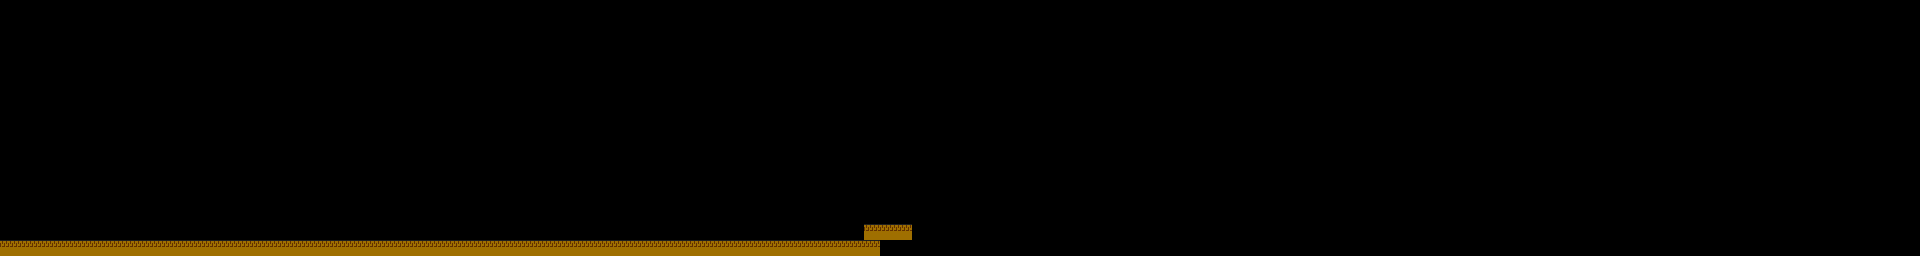

Rendered tile map (Tiled .tmx) drawn with the repository's tilesets; below, a short description and the full map source, tile grids included:
An orthogonal 120x16 tile map with 16x16 px tiles, 1 tile layer (Tiles), 2 tilesets and 1 object.

<map version="1.2" tiledversion="1.2.1" orientation="orthogonal" renderorder="right-down" width="120" height="16" tilewidth="16" tileheight="16" infinite="0" nextlayerid="5" nextobjectid="124">
 <tileset firstgid="1" name="marker" tilewidth="16" tileheight="16" tilecount="16" columns="4">
  <image source="marker.png" width="64" height="64" />
  <tile id="0">
   <properties>
    <property name="type" value="player" />
   </properties>
  </tile>
  <tile id="1">
   <properties>
    <property name="type" value="npc" />
   </properties>
  </tile>
  <tile id="2">
   <properties>
    <property name="type" value="enemy" />
   </properties>
  </tile>
  <tile id="3">
   <properties>
    <property name="type" value="checkpoint" />
   </properties>
  </tile>
 </tileset>
 <tileset firstgid="17" name="background_tiles2" tilewidth="16" tileheight="16" tilecount="24" columns="8">
  <image source="background_tiles-spinne.png" width="128" height="48" />
  <tile id="6">
   <properties>
    <property name="type" value="Boden" />
   </properties>
  </tile>
  <tile id="8">
   <properties>
    <property name="type" value="platform" />
   </properties>
  </tile>
  <tile id="9">
   <properties>
    <property name="type" value="platform" />
   </properties>
  </tile>
  <tile id="10">
   <properties>
    <property name="type" value="platform" />
   </properties>
  </tile>
  <tile id="11">
   <properties>
    <property name="type" value="Boden" />
   </properties>
  </tile>
  <tile id="12">
   <properties>
    <property name="type" value="Boden" />
   </properties>
  </tile>
  <tile id="13">
   <properties>
    <property name="type" value="Boden" />
   </properties>
  </tile>
  <tile id="14">
   <properties>
    <property name="type" value="Boden" />
   </properties>
  </tile>
  <tile id="15">
   <properties>
    <property name="type" value="Boden" />
   </properties>
  </tile>
  <tile id="16">
   <properties>
    <property name="type" value="Boden" />
   </properties>
  </tile>
  <tile id="17">
   <properties>
    <property name="type" value="Boden" />
   </properties>
  </tile>
 </tileset>
 <layer id="1" name="Tiles" width="120" height="16">
  <data encoding="csv">
0,0,0,0,0,0,0,0,0,0,0,0,0,0,0,0,0,0,0,0,0,0,0,0,0,0,0,0,0,0,0,0,0,0,0,0,0,0,0,0,0,0,0,0,0,0,0,0,0,0,0,0,0,0,0,0,0,0,0,0,0,0,0,0,0,0,0,0,0,0,0,0,0,0,0,0,0,0,0,0,0,0,0,0,0,0,0,0,0,0,0,0,0,0,0,0,0,0,0,0,0,0,0,0,0,0,0,0,0,0,0,0,0,0,0,0,0,0,0,0,
0,0,0,0,0,0,0,0,0,0,0,0,0,0,0,0,0,0,0,0,0,0,0,0,0,0,0,0,0,0,0,0,0,0,0,0,0,0,0,0,0,0,0,0,0,0,0,0,0,0,0,0,0,0,0,0,0,0,0,0,0,0,0,0,0,0,0,0,0,0,0,0,0,0,0,0,0,0,0,0,0,0,0,0,0,0,0,0,0,0,0,0,0,0,0,0,0,0,0,0,0,0,0,0,0,0,0,0,0,0,0,0,0,0,0,0,0,0,0,0,
0,0,0,0,0,0,0,0,0,0,0,0,0,0,0,0,0,0,0,0,0,0,0,0,0,0,0,0,0,0,0,0,0,0,0,0,0,0,0,0,0,0,0,0,0,0,0,0,0,0,0,0,0,0,0,0,0,0,0,0,0,0,0,0,0,0,0,0,0,0,0,0,0,0,0,0,0,0,0,0,0,0,0,0,0,0,0,0,0,0,0,0,0,0,0,0,0,0,0,0,0,0,0,0,0,0,0,0,0,0,0,0,0,0,0,0,0,0,0,0,
0,0,0,0,0,0,0,0,0,0,0,0,0,0,0,0,0,0,0,0,0,0,0,0,0,0,0,0,0,0,0,0,0,0,0,0,0,0,0,0,0,0,0,0,0,0,0,0,0,0,0,0,0,0,0,0,0,0,0,0,0,0,0,0,0,0,0,0,0,0,0,0,0,0,0,0,0,0,0,0,0,0,0,0,0,0,0,0,0,0,0,0,0,0,0,0,0,0,0,0,0,0,0,0,0,0,0,0,0,0,0,0,0,0,0,0,0,0,0,0,
0,0,0,0,0,0,0,0,0,0,0,0,0,0,0,0,0,0,0,0,0,0,0,0,0,0,0,0,0,0,0,0,0,0,0,0,0,0,0,0,0,0,0,0,0,0,0,0,0,0,0,0,0,0,0,0,0,0,0,0,0,0,0,0,0,0,0,0,0,0,0,0,0,0,0,0,0,0,0,0,0,0,0,0,0,0,0,0,0,0,0,0,0,0,0,0,0,0,0,0,0,0,0,0,0,0,0,0,0,0,0,0,0,0,0,0,0,0,0,0,
0,0,0,0,0,0,0,0,0,0,0,0,0,0,0,0,0,0,0,0,0,0,0,0,0,0,0,0,0,0,0,0,0,0,0,0,0,0,0,0,0,0,0,0,0,0,0,0,0,0,0,0,0,0,0,0,0,0,0,0,0,0,0,0,0,0,0,0,0,0,0,0,0,0,0,0,0,0,0,0,0,0,0,0,0,0,0,0,0,0,0,0,0,0,0,0,0,0,0,0,0,0,0,0,0,0,0,0,0,0,0,0,0,0,0,0,0,0,0,0,
0,0,0,0,0,0,0,0,0,0,0,0,0,0,0,0,0,0,0,0,0,0,0,0,0,0,0,0,0,0,0,0,0,0,0,0,0,0,0,0,0,0,0,0,0,0,0,0,0,0,0,0,0,0,0,0,0,0,0,0,0,0,0,0,0,0,0,0,0,0,0,0,0,0,0,0,0,0,0,0,0,0,0,0,0,0,0,0,0,0,0,0,0,0,0,0,0,0,0,0,0,0,0,0,0,0,0,0,0,0,0,0,0,0,0,0,0,0,0,0,
0,0,0,0,0,0,0,0,0,0,0,0,0,0,0,0,0,0,0,0,0,0,0,0,0,0,0,0,0,0,0,0,0,0,0,0,0,0,0,0,0,0,0,0,0,0,0,0,0,0,0,0,0,0,0,0,0,0,0,0,0,0,0,0,0,0,0,0,0,0,0,0,0,0,0,0,0,0,0,0,0,0,0,0,0,0,0,0,0,0,0,0,0,0,0,0,0,0,0,0,0,0,0,0,0,0,0,0,0,0,0,0,0,0,0,0,0,0,0,0,
0,0,0,0,0,0,0,0,0,0,0,0,0,0,0,0,0,0,0,0,0,0,0,0,0,0,0,0,0,0,0,0,0,0,0,0,0,0,0,0,0,0,0,0,0,0,0,0,0,0,0,0,0,0,0,0,0,0,0,0,0,0,0,0,0,0,0,0,0,0,0,0,0,0,0,0,0,0,0,0,0,0,0,0,0,0,0,0,0,0,0,0,0,0,0,0,0,0,0,0,0,0,0,0,0,0,0,0,0,0,0,0,0,0,0,0,0,0,0,0,
0,0,0,0,0,0,0,0,0,0,0,0,0,0,0,0,0,0,0,0,0,0,0,0,0,0,0,0,0,0,0,0,0,0,0,0,0,0,0,0,0,0,0,0,0,0,0,0,0,0,0,0,0,0,0,0,0,0,0,0,0,0,0,0,0,0,0,0,0,0,0,0,0,0,0,0,0,0,0,0,0,0,0,0,0,0,0,0,0,0,0,0,0,0,0,0,0,0,0,0,0,0,0,0,0,0,0,0,0,0,0,0,0,0,0,0,0,0,0,0,
0,0,0,0,0,0,0,0,0,0,0,0,0,0,0,0,0,0,0,0,0,0,0,0,0,0,0,0,0,0,0,0,0,0,0,0,0,0,0,0,0,0,0,0,0,0,0,0,0,0,0,0,0,0,0,0,0,0,0,0,0,0,0,0,0,0,0,0,0,0,0,0,0,0,0,0,0,0,0,0,0,0,0,0,0,0,0,0,0,0,0,0,0,0,0,0,0,0,0,0,0,0,0,0,0,0,0,0,0,0,0,0,0,0,0,0,0,0,0,0,
0,0,0,0,0,0,0,0,0,0,0,0,0,0,0,0,0,0,0,0,0,0,0,0,0,0,0,0,0,0,0,0,0,0,0,0,0,0,0,0,0,0,0,0,0,0,0,0,0,0,0,0,0,0,0,0,0,0,0,0,0,0,0,0,0,0,0,0,0,0,0,0,0,0,0,0,0,0,0,0,0,0,0,0,0,0,0,0,0,0,0,0,0,0,0,0,0,0,0,0,0,0,0,0,0,0,0,0,0,0,0,0,0,0,0,0,0,0,0,0,
0,0,0,0,0,0,0,0,0,0,0,0,0,0,0,0,0,0,0,0,0,0,0,0,0,0,0,0,0,0,0,0,0,0,0,0,0,0,0,0,0,0,0,0,0,0,0,0,0,0,0,0,0,0,0,0,0,0,0,0,0,0,0,0,0,0,0,0,0,0,0,0,0,0,0,0,0,0,0,0,0,0,0,0,0,0,0,0,0,0,0,0,0,0,0,0,0,0,0,0,0,0,0,0,0,0,0,0,0,0,0,0,0,0,0,0,0,0,0,0,
0,0,0,0,0,0,0,0,0,0,0,0,0,0,0,0,0,0,0,0,0,0,0,0,0,0,0,0,0,0,0,0,0,0,0,0,0,0,0,0,0,0,0,0,0,0,0,0,0,0,0,0,0,0,0,0,0,0,0,0,0,0,0,0,0,0,0,0,0,0,0,0,0,0,0,0,0,0,0,0,0,0,0,0,0,0,0,0,0,0,0,0,0,0,0,0,0,0,0,0,0,0,0,0,0,0,0,0,0,0,0,0,0,0,0,0,0,0,0,0,
0,0,0,0,0,0,0,0,0,0,0,0,0,0,0,0,0,0,0,0,0,0,0,0,0,0,0,0,0,0,0,0,0,0,0,0,0,0,0,0,0,0,0,0,0,0,0,0,0,0,0,0,0,0,23,23,23,0,0,0,0,0,0,0,0,0,0,0,0,0,0,0,0,0,0,0,0,0,0,0,0,0,0,0,0,0,0,0,0,0,0,0,0,0,0,0,0,0,0,0,0,0,0,0,0,0,0,0,0,0,0,0,0,0,0,0,0,0,0,0,
23,23,23,23,23,23,23,23,23,23,23,23,23,23,23,23,23,23,23,23,23,23,23,23,23,23,23,23,23,23,23,23,23,23,23,23,23,23,23,23,23,23,23,23,23,23,23,23,23,23,23,23,23,23,23,0,0,0,0,0,0,0,0,0,0,0,0,0,0,0,0,0,0,0,0,0,0,0,0,0,0,0,0,0,0,0,0,0,0,0,0,0,0,0,0,0,0,0,0,0,0,0,0,0,0,0,0,0,0,0,0,0,0,0,0,0,0,0,0,0
</data>
 </layer>
 <objectgroup color="#9416a4" id="2" name="Objects" />
 <objectgroup color="#de4134" id="3" name="Events" />
 <objectgroup id="4" name="Chars">
  <object id="112" gid="1" x="273" y="241" width="16" height="16" />
 </objectgroup>
</map>
